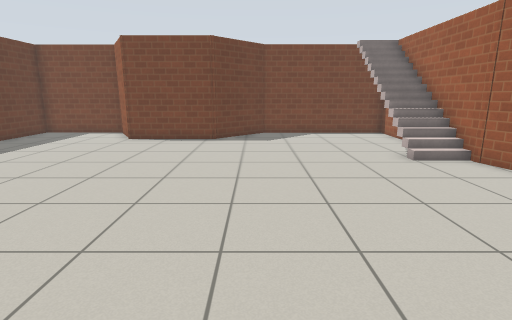
View 1 (above)

12 first-person views from a walk through a Gazebo world. The camera is 1.1 m above the floor, tilts 12° down and sees 80° across. The floor is counted in squares, 0.5 m on a side. Each view is taken from the middle of a square. On the plan, view 1 faces up. The plan holds only what a view shows up to about 18 squares ahead; the rest is blank. The place goes on beyond the plan. Gazebo's built-in surfaces are drawn with simple patterns.

View 2
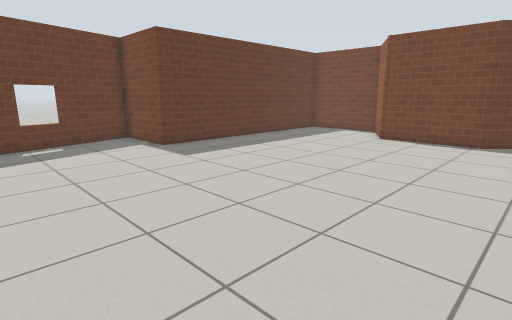

View 3
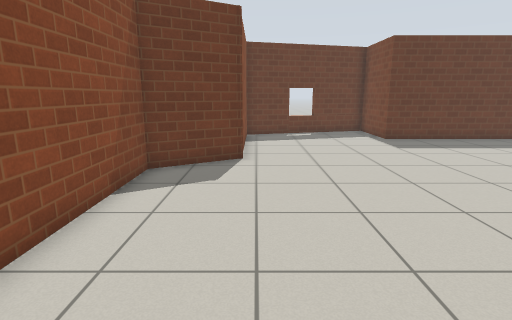

View 4
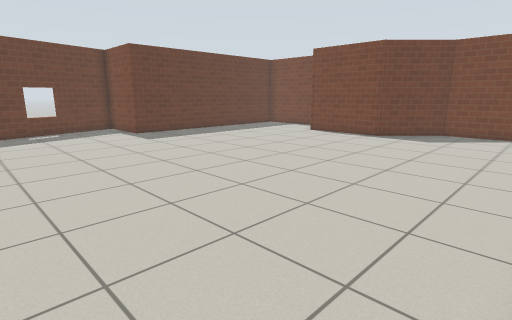

View 5
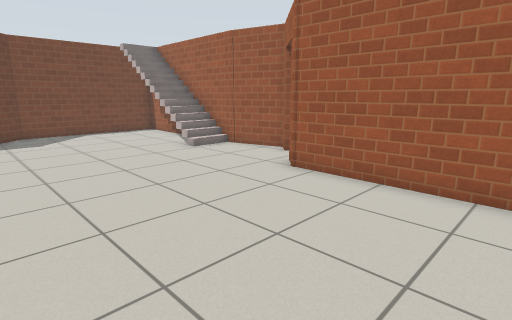

View 6
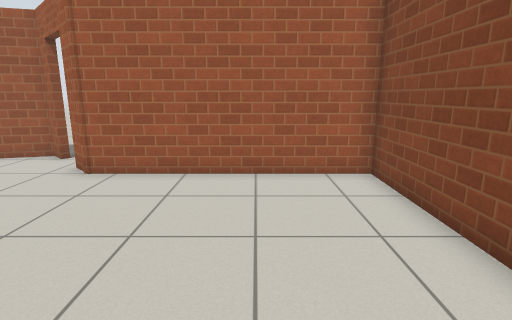

View 7
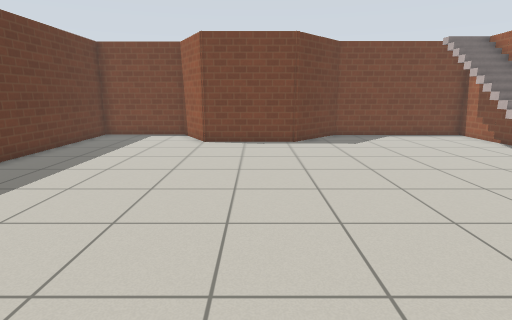

View 8
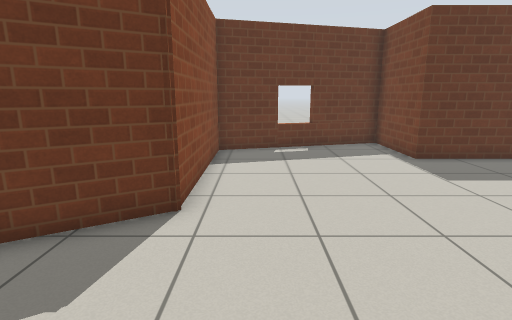

View 9
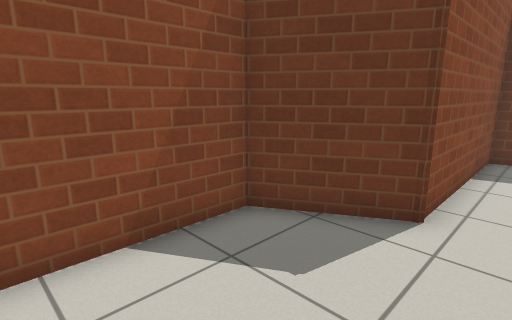

View 10
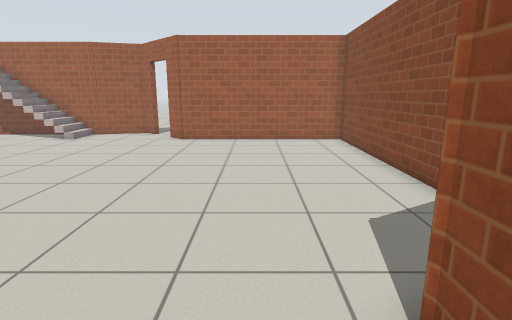

View 11
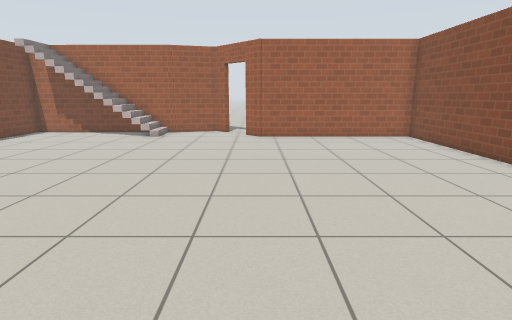

View 12
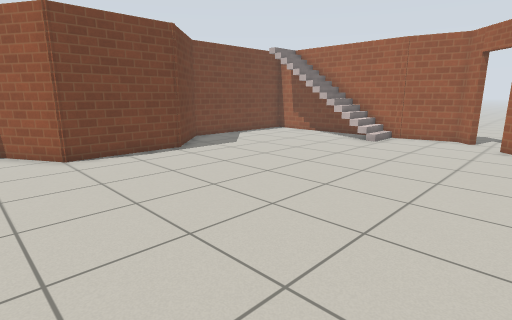

### Floor plan
Points are (right, up) in squares from view 1. A wall is a line through its corners. A room is listed if a view was taken in it or the views show most of it. See-through windows are left out.
Room 1 (views 1, 2, 3, 4, 5, 6, 7, 8, 9, 10, 11, 12)
walls: (7.4, 6.8) (8.1, 7.4) (7.3, 10.1); (7.4, 9.8) (7.4, 18.2) (0.5, 18.2) (-2.1, 15.5) (-6.5, 15.5) (-8.1, 18.4); (-8, 18.2) (-12.5, 18.2) (-12.5, 6.6) (-16.2, 6.6) (-14.3, -0.5) (-7.6, -0.5) (-6, -3.3) (5.5, -3.3) (5.5, 4.8) (6.3, 5.6)
ways out: open door at (7, 6)
objects: stairs (5, 15)

Positions as (right, up) in squares from view 1, and headings:
1: (0, 0), facing up
2: (0, 0), facing up-left
3: (3, 0), facing left
4: (5, -1), facing up-left
5: (-2, -1), facing up-right
6: (-3, 0), facing right
7: (-4, 1), facing up
8: (-2, 1), facing left
9: (-2, 1), facing down-left
10: (-10, 1), facing right
11: (-11, 5), facing right
12: (-9, 4), facing up-right
